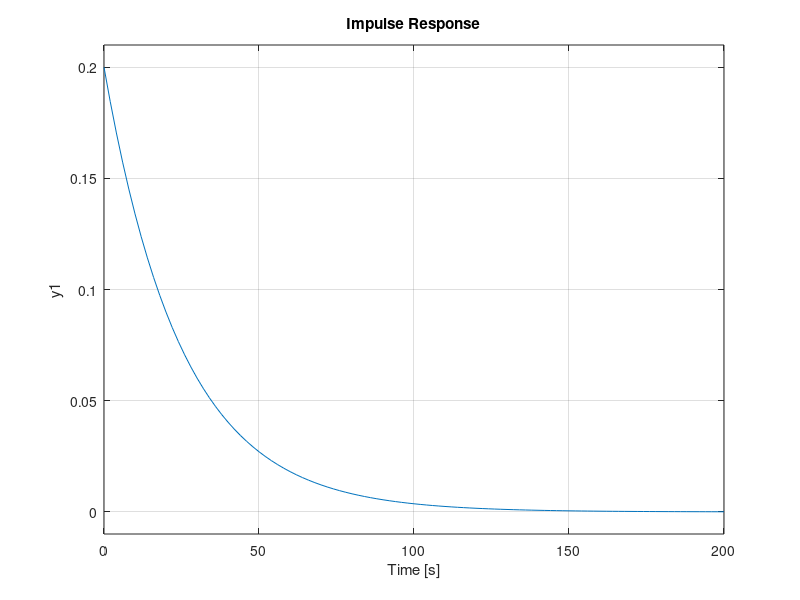

This chart was generated by the following MATLAB code:
vs=input('vs value');
c=input('c value');
r=input('r value');
num=[vs];
den=[c*r 1];
sys=tf(num,den);
impulse(sys);
